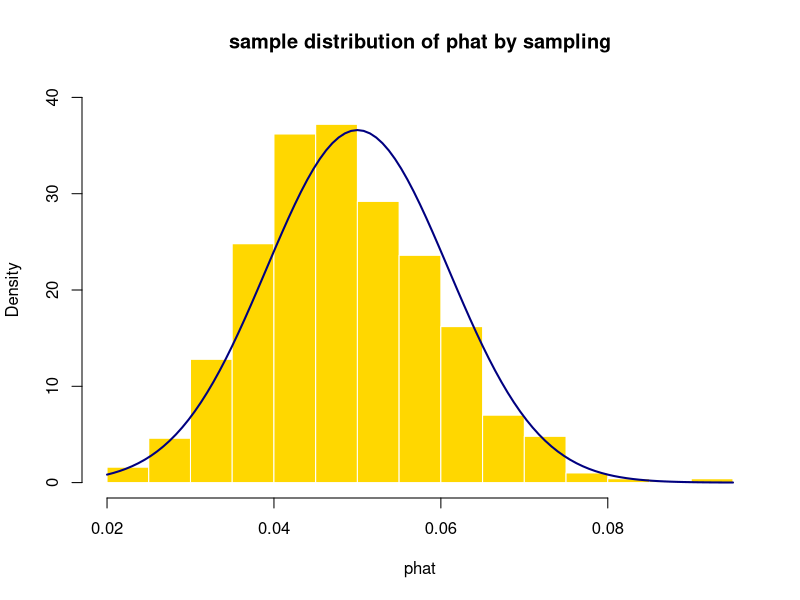
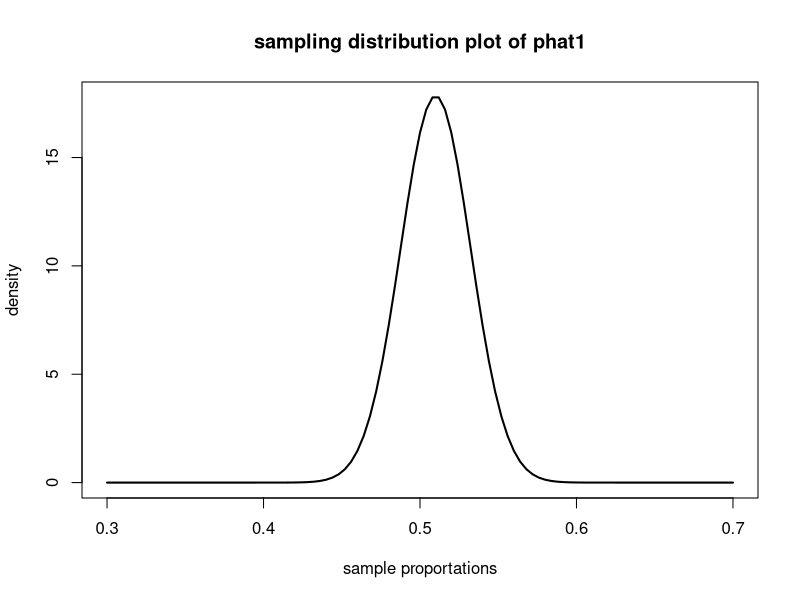
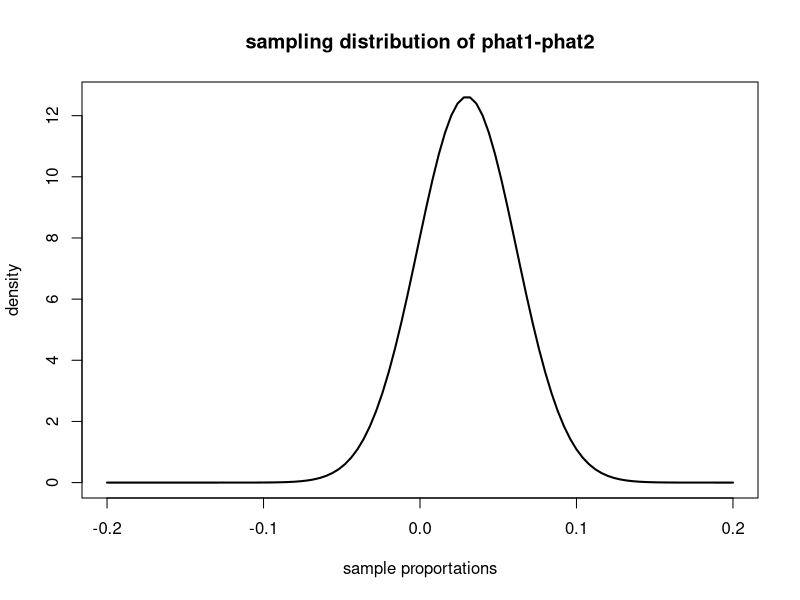
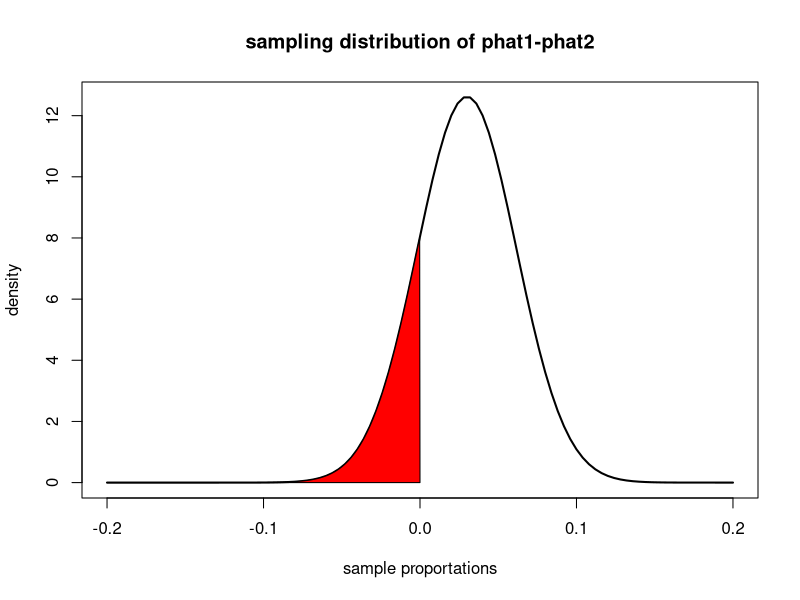
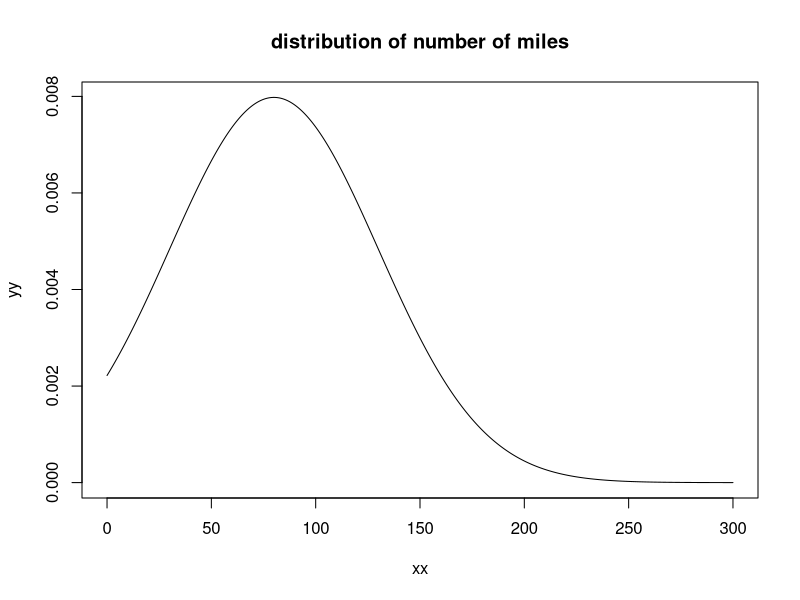
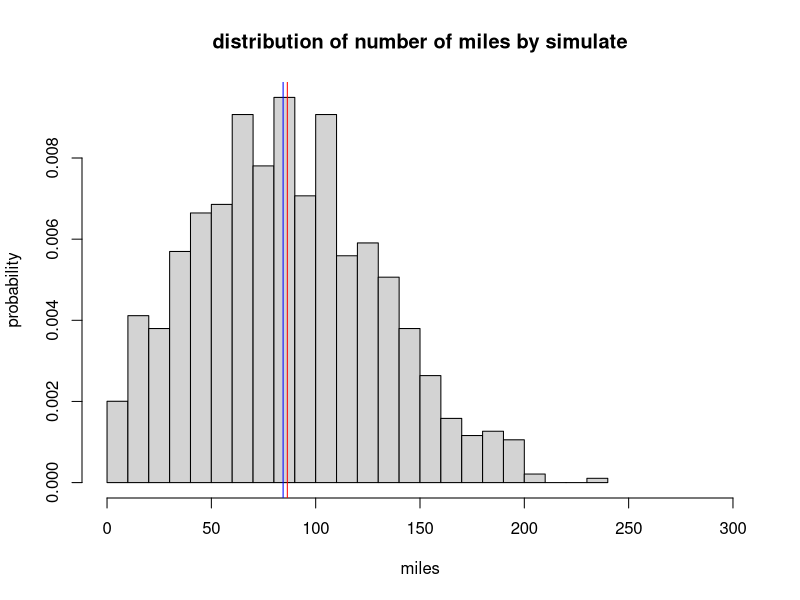
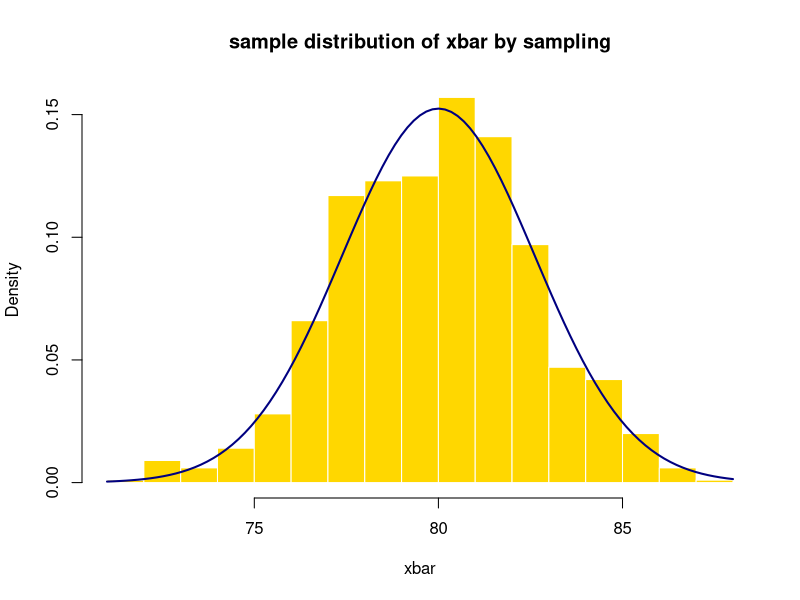
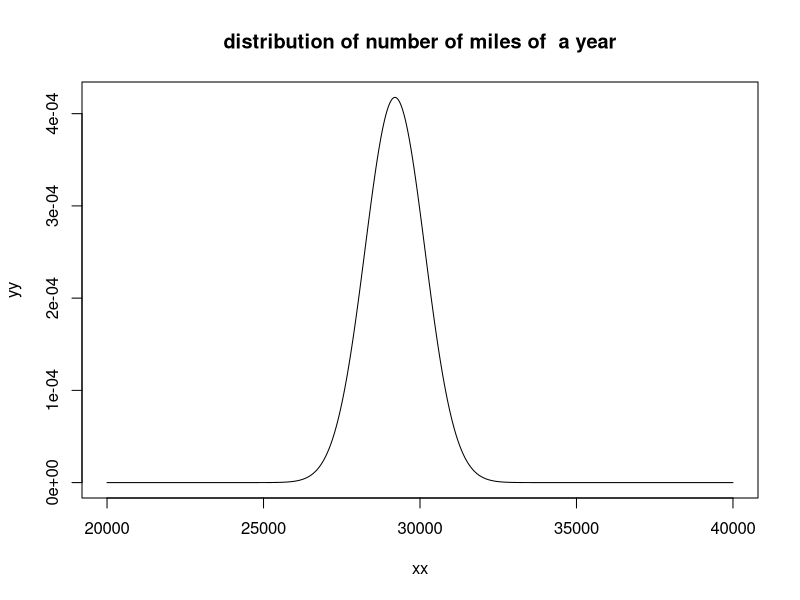

These charts were generated, in order, by the following R code:
## ---- chunk 1
n=400
p=0.05
## ---- chunk 2
mean=p;mean
sd=sqrt(p*(1-p)/n);sd
## ---- chunk 3
28/400
1-pnorm(28/400,mean,sd)
## ---- chunk 4
#sampling one time(function is for making one mean)
#機率為p的時候抽n個，回傳成功的機率
bino.x=function(n,p){
  pp=p*100
  samp=sample(1:100,n,replace=T)#隨機抽n個
  response=c()
  #確認哪些符合條件
  for (i in 1:length(samp)){
    if (samp[i]<=pp){
      response[i]=1
    }else{
      response[i]=0
    }
  }
  p=sum(response)/n
  return(p)#回傳符合的比例
}

#sampling multiple times
#return 1000 phat
simu.phat=c()
for (j in 1:1000){
  x=bino.x(400,0.05)
  simu.phat[j]=x
}
## ---- chunk 5
#計算模擬的phat的mean和sd
simu.mean=mean(simu.phat)
simu.sd=sd(simu.phat)
#計算理論的phat的mean和sd
n=400
p=0.05
theo.mean=p
theo.sd=sqrt(p*(1-p)/n)
## ---- chunk 6
#draw sample distribution
hist(simu.phat,probability = T,breaks = 20,main="sample distribution of phat by sampling",xlab="phat",col = "gold",border="white",ylim=c(0,40))
#加上理論的部分
curve(dnorm(x,theo.mean,theo.sd),add=T,col="navy",lwd=2)
## ---- chunk 7
p1=0.51
mean1=p1;mean1
sd1=sqrt(p1*(1-p1)/500);sd1
curve(dnorm(x,mean1,sd1),lwd=2,xlim=c(0.3,0.7),main="sampling distribution plot of phat1",xlab="sample proportations",ylab="density")
## ---- chunk 8
p2=0.48
mean2=p2
sd2=sqrt(p2*(1-p2)/500)
mean=mean1-mean2;mean
## ---- chunk 9
sd=sqrt((sd1)^2+(sd2)^2);sd
## ---- chunk 10
curve(dnorm(x,mean,sd),lwd=2,main="sampling distribution of phat1-phat2",xlim=c(-0.2,0.2),xlab="sample proportations",ylab="density")

## ---- chunk 11
x=seq(-0.2,0.2,length.out=1000)
y=dnorm(x,mean,sd)
curve(dnorm(x,mean,sd),lwd=2,main="sampling distribution of phat1-phat2",xlim=c(-0.2,0.2),xlab="sample proportations",ylab="density")
## Add the polygon
region.x = x[x<=0]
region.y = y[x<=0]
region.x2 = c(region.x,0)
region.y2 = c(region.y, 0)
polygon(region.x2, region.y2, col = "red")
## ---- chunk 12
z=(0-mean)/sd
z
pnorm(0,mean,sd)
## ---- chunk 13
xx = seq(0, 300, length.out = 1000)
yy = dnorm(xx, mean = 80, sd = 50)
plot(x = xx, y = yy, type = "l", main = "distribution of number of miles")

## ---- chunk 14
xsam<-rnorm(1000,80,50)
xsam=xsam[xsam>0]
mean(xsam)>median(xsam)
hist(xsam,breaks=20,xlim=c(0,300),main="distribution of number of miles by simulate",xlab="miles",ylab="probability",prob=T)
abline(v = mean(xsam), col = "red")
abline(v = median(xsam), col = "blue")
## ---- chunk 15
#sample one time
#每次有n個觀測者
norm.x=function(n,mu,sigma){
  samp=rnorm(n,mu,sigma)
  xbar=mean(samp)
  return(xbar)
}
#sample multiple times
simu.xbar=c()
for (j in 1:1000){
  x=norm.x(365,80,50)
  simu.xbar[j]=x
}
## ---- chunk 16
#計算模擬的xbar的mean和sd
simu.mean=mean(simu.xbar)
simu.sd=sd(simu.xbar)
#計算理論的xbar的mean和sd
mu=80
sigma=50
n=365
theo.mean=mu;theo.mean
theo.sd=sigma/sqrt(n);theo.sd
## ---- chunk 17
#draw sample distribution
hist(simu.xbar,probability = T,breaks = 20,main="sample distribution of xbar by sampling",xlab="xbar",col = "gold",border="white")
#加上理論的部分
curve(dnorm(x,80,2.61712),add=T,col="navy",lwd=2)
## ---- chunk 18
mean=80*365;mean
sd=sqrt(365)*50;sd
xx = seq(20000, 40000, length.out =20001)
yy = dnorm(xx, mean, sd)
plot(x = xx, y = yy, type = "l", main = "distribution of number of miles of  a year")
## ---- chunk 19
mean=10;mean
sd=5/sqrt(50);sd
mean+3*sd
mean-3*sd
## ---- chunk 20
#sample one time
#每次有n個觀測者
norm.x=function(n,mu,sigma){
  samp=rnorm(n,mu,sigma)
  xbar=mean(samp)
  return(xbar)
}
#sample multiple times
simu.xbar=c()
for (j in 1:1000){
  x=norm.x(50,10,5)
  simu.xbar[j]=x
}
## ---- chunk 21
#計算模擬的xbar的mean和sd
simu.mean=mean(simu.xbar)
simu.sd=sd(simu.xbar)
#計算理論的xbar的mean和sd
mu=10
sigma=5
n=50
theo.mean=mu
theo.sd=sigma/sqrt(n)
## ---- chunk 22
#draw sample distribution
hist(simu.xbar,probability = T,breaks = 20,main="sample distribution of xbar by sampling",xlab="xbar",col = "gold",border="white")
#加上理論的部分
curve(dnorm(x,theo.mean,theo.sd),add=T,col="navy",lwd=2)
## ---- chunk 23
mu1=4.5
sigma1=1.5
mu2=8
sigma2=2
mean=0;mean
sd=sqrt((sigma2^2/23)+(sigma1^2/25));sd
## ---- chunk 24
curve(dnorm(x,mean,sd),lwd=2,main="sampling distribution of xbar2-xbar1",xlim=c(-2,2),xlab="xbar2-xbar1",ylab="density")
## ---- chunk 25
#z-score
z=(3.6-0)/0.5137247
z
## ---- chunk 26
#z-score
z=(0-3.5)/0.5137247
z
## ---- chunk 27
mu=100
sigma=15
sd=15/sqrt(36)
z1=(97-mu)/sd;z1
## ---- chunk 28
z2=(105-mu)/sd;z2
## ---- chunk 29
mean=mu;mean
sd=sigma/sqrt(36);sd
## ---- chunk 30
#sample one time
#每次有n個觀測者
norm.x=function(n,mu,sigma){
  samp=rnorm(n,mu,sigma)
  xbar=mean(samp)
  return(xbar)
}
#sample multiple times
simu.xbar=c()
for (j in 1:1000){
  x=norm.x(36,100,15)
  simu.xbar[j]=x
}
## ---- chunk 31
#計算模擬的xbar的mean和sd
simu.mean=mean(simu.xbar)
simu.sd=sd(simu.xbar)
#計算理論的xbar的mean和sd
mu=100
sigma=15
n=36
theo.mean=mu
theo.sd=sigma/sqrt(n)
## ---- chunk 32
#draw sample distribution
hist(simu.xbar,probability = T,breaks = 20,main="sample distribution of xbar by sampling",xlab="xbar",col = "gold",border="white",ylim=c(0,0.2))
#加上理論的部分
curve(dnorm(x,theo.mean,theo.sd),add=T,col="navy",lwd=2)
abline(v = 97, col = "red")
abline(v = 105, col = "blue")
## ---- chunk 33
#z-score
simu.z=(simu.xbar-theo.mean)/theo.sd
#distribution of z-score
hist(simu.z,probability = T,breaks = 20,main="standardized sample distribution",xlab="standard xbar",col = "gold",border="white",ylim=c(0,0.45))
curve(dnorm(x,0,1),add=T,col="navy",lwd=2)
abline(v = z1, col = "red")
abline(v = z2, col = "blue")
## ---- chunk 34
#sampling one time(function is for making one mean)
#機率為p的時候抽n個，回傳成功的機率
bino.x=function(n,p){
  pp=p*10
  samp=sample(1:10,n,replace=T)#隨機抽n個
  response=c()
  #確認哪些符合條件
  for (i in 1:length(samp)){
    if (samp[i]<=pp){
      response[i]=1
    }else{
      response[i]=0
    }
  }
  return(sum(response)/n)#回傳符合的比例
}

#sampling multiple times
#return 400 phat
simu.phat=c()
for (j in 1:400){
  x=bino.x(2400,0.4)
  simu.phat[j]=x
}
## ---- chunk 35
#計算模擬的phat的mean和sd
simu.mean=mean(simu.phat)
simu.sd=sd(simu.phat)
#計算理論的phat的mean和sd
n=2400
p=0.4
theo.mean=p
theo.sd=sqrt(p*(1-p)/n)
## ---- chunk 36
#draw sample distribution
hist(simu.phat ,breaks = 20, prob = T ,main="histogram of sample proportions with normal curve",xlab="phat",col = "gold",border="white")
#加上理論的部分
curve(dnorm(x,theo.mean,theo.sd),add=T,col="navy",lwd=2)
## ---- chunk 37
#z-score
simu.z=(simu.phat-theo.mean)/theo.sd
#distribution of z-score
hist(simu.z,probability = T,breaks = 20,main="standardized sample distribution",xlab="standard phat",col="blue",border = "white")
## ---- chunk 38
#sampling one time(function is for making one mean)
#機率為p的時候抽n個，回傳成功的機率
bino.x=function(n,p){
  pp=p*100
  samp=sample(1:100,n,replace=T)#隨機抽n個
  response=c()
  #確認哪些符合條件
  for (i in 1:length(samp)){
    if (samp[i]<=pp){
      response[i]=1
    }else{
      response[i]=0
    }
  }
  return(sum(response)/n)#回傳符合的比例
}

#sampling multiple times
#return 400 phat
simu.phat=c()
for (j in 1:1000){
  x=bino.x(1017,0.37)-bino.x(885,0.27)
  simu.phat[j]=x
}
## ---- chunk 39
#計算模擬的phat的mean和sd
simu.mean=mean(simu.phat)
simu.sd=sd(simu.phat)
#計算理論的phat的mean和sd
theo.mean=0.37-0.27
theo.sd=sqrt(0.37*(1-0.37)/1017+0.27*(1-0.27)/885)
## ---- chunk 40
#draw sample distribution
hist(simu.phat,probability = T,breaks = 20,main="histogram of sample proportions with normal curve",xlab="phat1-phat2",col = "gold",border="white")
#加上理論的部分
curve(dnorm(x,theo.mean,theo.sd),add=T,col="navy",lwd=2)
## ---- chunk 41
#z-score
simu.z=(simu.phat-theo.mean)/theo.sd
#distribution of z-score
hist(simu.z,probability = T,breaks = 20,main="standardized sample distribution",xlab="standard phat1-phat2",col="blue",border = "white")
## ---- chunk 42
#sample one time
#每次有n個觀測者
norm.x=function(n,mu,sigma){
  samp=rnorm(n,mu,sigma)
  xbar=mean(samp)
  return(xbar)
}
#sample multiple times
simu.xbar=c()
for (j in 1:400){
  x=norm.x(25,8,5)
  simu.xbar[j]=x
}
## ---- chunk 43
#計算模擬的xbar的mean和sd
simu.mean=mean(simu.xbar)
simu.sd=sd(simu.xbar)
#計算理論的xbar的mean和sd
mu=8
sigma=5
n=25
theo.mean=mu
theo.sd=sigma/sqrt(n)
## ---- chunk 44
#draw sample distribution
hist(simu.xbar,probability = T,breaks = 20,main="sample distribution of xbar by sampling",xlab="xbar",col = "gold",border="white",ylim=c(0,0.4))
#加上理論的部分
curve(dnorm(x,theo.mean,theo.sd),add=T,col="navy",lwd=2)
## ---- chunk 45
#z-score
simu.z=(simu.xbar-theo.mean)/theo.sd
#distribution of z-score
hist(simu.z,probability = T,breaks = 20,main="standardized sample distribution",xlab="standard xbar",col="blue",border = "white")
## ---- chunk 46
#sample one time
#每次有n個觀測者
norm.x=function(n,mu,sigma){
  samp=rnorm(n,mu,sigma)
  xbar=mean(samp)
  return(xbar)
}
#sample multiple times
simu.xbar=c()
for (j in 1:1000){
  x=norm.x(60,0,7)
  simu.xbar[j]=x
}
## ---- chunk 47
#計算模擬的xbar的mean和sd
simu.mean=mean(simu.xbar)
simu.sd=sd(simu.xbar)
#計算理論的xbar的mean和sd
mu=0
sigma=7
n=60
theo.mean=mu
theo.sd=sigma/sqrt(n)
## ---- chunk 48
#draw sample distribution
hist(simu.xbar,probability = T,breaks = 20,main="sample distribution of dbar by sampling",xlab="dbar",col = "gold",border="white")
#加上理論的部分
curve(dnorm(x,theo.mean,theo.sd),add=T,col="navy",lwd=2)
## ---- chunk 49
#z-score
simu.z=(simu.xbar-theo.mean)/theo.sd
#distribution of z-score
hist(simu.z,probability = T,breaks = 20,main="standardized sample distribution",xlab="standard dbar",col="blue",border = "white")
## ---- chunk 50
#sample one time
#每次有n個觀測者
norm.x=function(n,mu,sigma){
  samp=rnorm(n,mu,sigma)
  xbar=mean(samp)
  return(xbar)
}
#sample multiple times
simu.xbar=c()
for (j in 1:1000){
  x=norm.x(87,107,17)-norm.x(102,88,15)
  simu.xbar[j]=x
}
## ---- chunk 51
#計算模擬的xbar的mean和sd
simu.mean=mean(simu.xbar);simu.mean
simu.sd=sd(simu.xbar);simu.sd
#計算理論的xbar的mean和sd
theo.mean=0;theo.mean
theo.sd=sqrt(15^2/87+15^2/102);theo.sd
## ---- chunk 52
#draw sample distribution
hist(simu.xbar,probability = T,breaks = 20,main="sample distribution of xbar1-xbar2 by sampling",xlab="xbar1-xbar2",col = "gold",border="white",xlim=c(-10,30),ylim=c(0,0.2))
#加上理論的部分
curve(dnorm(x,theo.mean,theo.sd),add=T,col="navy",lwd=2,xlim=c(-7,7))
## ---- chunk 53
#z-score
simu.z=(simu.xbar-theo.mean)/theo.sd
#distribution of z-score
hist(simu.z,probability = T,breaks = 20,main="standardized sample distribution",xlab="standard xbar1-xbar2",col="blue",border = "white")
